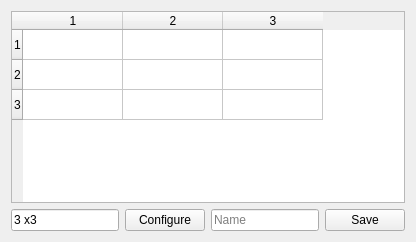
            <widget class="QWidget" name="Tab_4_tab_1">
             <attribute name="title">
              <string>Matrix Input</string>
             </attribute>
             <layout class="QGridLayout" name="gridLayout_9">
              <item row="1" column="0">
               <widget class="QLineEdit" name="Tab_4_1_Dimension_Input">
                <property name="inputMask">
                 <string>00\xD0</string>
                </property>
                <property name="text">
                 <string>3x3</string>
                </property>
               </widget>
              </item>
              <item row="0" column="0" colspan="4">
               <widget class="QTableWidget" name="Tab_4_1_Matrix_Input">
                <property name="rowCount">
                 <number>3</number>
                </property>
                <property name="columnCount">
                 <number>3</number>
                </property>
                <row/>
                <row/>
                <row/>
                <column/>
                <column/>
                <column/>
               </widget>
              </item>
              <item row="1" column="3">
               <widget class="QPushButton" name="Tab_4_1_Save_Matrix_Button">
                <property name="text">
                 <string>Save</string>
                </property>
               </widget>
              </item>
              <item row="1" column="1">
               <widget class="QPushButton" name="Tab_4_1_Configure_Button">
                <property name="text">
                 <string>Configure</string>
                </property>
               </widget>
              </item>
              <item row="1" column="2">
               <widget class="QLineEdit" name="Tab_4_1_Name_Input">
                <property name="placeholderText">
                 <string>Name</string>
                </property>
               </widget>
              </item>
             </layout>
            </widget>
